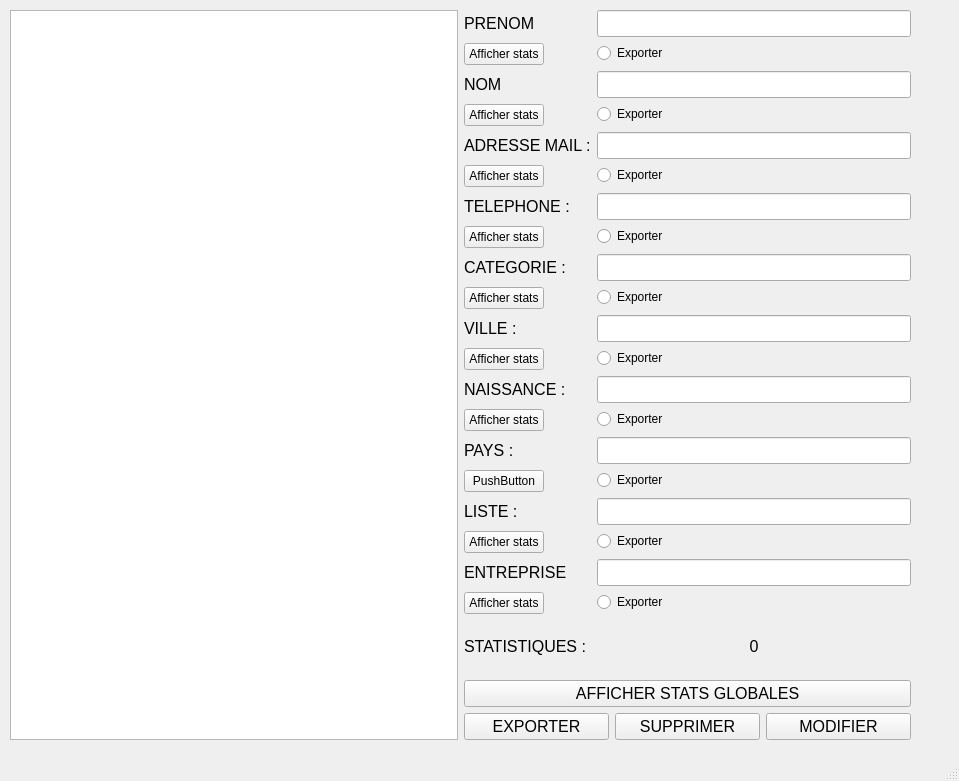
<?xml version="1.0" encoding="UTF-8"?>
<ui version="4.0">
 <class>MainWindow</class>
 <widget class="QMainWindow" name="MainWindow">
  <property name="geometry">
   <rect>
    <x>0</x>
    <y>0</y>
    <width>959</width>
    <height>781</height>
   </rect>
  </property>
  <property name="windowTitle">
   <string>MainWindow</string>
  </property>
  <widget class="QWidget" name="centralwidget">
   <widget class="QWidget" name="horizontalLayoutWidget">
    <property name="geometry">
     <rect>
      <x>10</x>
      <y>10</y>
      <width>901</width>
      <height>730</height>
     </rect>
    </property>
    <layout class="QHBoxLayout" name="horizontalLayout_3">
     <item>
      <widget class="QListView" name="listView"/>
     </item>
     <item>
      <layout class="QVBoxLayout" name="verticalLayout">
       <item>
        <layout class="QFormLayout" name="formLayout_3">
         <item row="0" column="0">
          <widget class="QLabel" name="label">
           <property name="font">
            <font>
             <pointsize>12</pointsize>
            </font>
           </property>
           <property name="text">
            <string>PRENOM</string>
           </property>
          </widget>
         </item>
         <item row="0" column="1">
          <widget class="QLineEdit" name="l_firstname">
           <property name="font">
            <font>
             <pointsize>12</pointsize>
            </font>
           </property>
          </widget>
         </item>
         <item row="1" column="0">
          <widget class="QPushButton" name="pushButton">
           <property name="text">
            <string>Afficher stats</string>
           </property>
          </widget>
         </item>
         <item row="2" column="0">
          <widget class="QLabel" name="label_2">
           <property name="font">
            <font>
             <pointsize>12</pointsize>
            </font>
           </property>
           <property name="text">
            <string>NOM</string>
           </property>
          </widget>
         </item>
         <item row="2" column="1">
          <widget class="QLineEdit" name="l_lastname">
           <property name="font">
            <font>
             <pointsize>12</pointsize>
            </font>
           </property>
          </widget>
         </item>
         <item row="3" column="0">
          <widget class="QPushButton" name="pushButton_2">
           <property name="text">
            <string>Afficher stats</string>
           </property>
          </widget>
         </item>
         <item row="4" column="0">
          <widget class="QLabel" name="label_4">
           <property name="font">
            <font>
             <pointsize>12</pointsize>
            </font>
           </property>
           <property name="text">
            <string>ADRESSE MAIL :</string>
           </property>
          </widget>
         </item>
         <item row="4" column="1">
          <widget class="QLineEdit" name="l_email">
           <property name="font">
            <font>
             <pointsize>12</pointsize>
            </font>
           </property>
          </widget>
         </item>
         <item row="5" column="0">
          <widget class="QPushButton" name="pushButton_3">
           <property name="text">
            <string>Afficher stats</string>
           </property>
          </widget>
         </item>
         <item row="6" column="0">
          <widget class="QLabel" name="label_5">
           <property name="font">
            <font>
             <pointsize>12</pointsize>
            </font>
           </property>
           <property name="text">
            <string>TELEPHONE :</string>
           </property>
          </widget>
         </item>
         <item row="6" column="1">
          <widget class="QLineEdit" name="l_phone">
           <property name="font">
            <font>
             <pointsize>12</pointsize>
            </font>
           </property>
          </widget>
         </item>
         <item row="7" column="0">
          <widget class="QPushButton" name="pushButton_4">
           <property name="text">
            <string>Afficher stats</string>
           </property>
          </widget>
         </item>
         <item row="8" column="0">
          <widget class="QLabel" name="label_6">
           <property name="font">
            <font>
             <pointsize>12</pointsize>
            </font>
           </property>
           <property name="text">
            <string>CATEGORIE :</string>
           </property>
          </widget>
         </item>
         <item row="8" column="1">
          <widget class="QLineEdit" name="l_category">
           <property name="font">
            <font>
             <pointsize>12</pointsize>
            </font>
           </property>
          </widget>
         </item>
         <item row="9" column="0">
          <widget class="QPushButton" name="pushButton_5">
           <property name="text">
            <string>Afficher stats</string>
           </property>
          </widget>
         </item>
         <item row="10" column="0">
          <widget class="QLabel" name="label_7">
           <property name="font">
            <font>
             <pointsize>12</pointsize>
            </font>
           </property>
           <property name="text">
            <string>VILLE :</string>
           </property>
          </widget>
         </item>
         <item row="10" column="1">
          <widget class="QLineEdit" name="l_city">
           <property name="font">
            <font>
             <pointsize>12</pointsize>
            </font>
           </property>
          </widget>
         </item>
         <item row="11" column="0">
          <widget class="QPushButton" name="pushButton_6">
           <property name="text">
            <string>Afficher stats</string>
           </property>
          </widget>
         </item>
         <item row="12" column="0">
          <widget class="QLabel" name="label_8">
           <property name="font">
            <font>
             <pointsize>12</pointsize>
            </font>
           </property>
           <property name="text">
            <string>NAISSANCE :</string>
           </property>
          </widget>
         </item>
         <item row="12" column="1">
          <widget class="QLineEdit" name="l_birthday">
           <property name="font">
            <font>
             <pointsize>12</pointsize>
            </font>
           </property>
          </widget>
         </item>
         <item row="13" column="0">
          <widget class="QPushButton" name="pushButton_7">
           <property name="text">
            <string>Afficher stats</string>
           </property>
          </widget>
         </item>
         <item row="14" column="0">
          <widget class="QLabel" name="l_country">
           <property name="font">
            <font>
             <pointsize>12</pointsize>
            </font>
           </property>
           <property name="text">
            <string>PAYS :</string>
           </property>
          </widget>
         </item>
         <item row="14" column="1">
          <widget class="QLineEdit" name="lineEdit">
           <property name="font">
            <font>
             <pointsize>12</pointsize>
            </font>
           </property>
          </widget>
         </item>
         <item row="15" column="0">
          <widget class="QPushButton" name="pushButton_11">
           <property name="text">
            <string>PushButton</string>
           </property>
          </widget>
         </item>
         <item row="16" column="0">
          <widget class="QLabel" name="label_10">
           <property name="font">
            <font>
             <pointsize>12</pointsize>
            </font>
           </property>
           <property name="text">
            <string>LISTE :</string>
           </property>
          </widget>
         </item>
         <item row="16" column="1">
          <widget class="QLineEdit" name="l_list">
           <property name="font">
            <font>
             <pointsize>12</pointsize>
            </font>
           </property>
          </widget>
         </item>
         <item row="17" column="0">
          <widget class="QPushButton" name="pushButton_8">
           <property name="text">
            <string>Afficher stats</string>
           </property>
          </widget>
         </item>
         <item row="18" column="0">
          <widget class="QLabel" name="label_9">
           <property name="font">
            <font>
             <pointsize>12</pointsize>
            </font>
           </property>
           <property name="text">
            <string>ENTREPRISE</string>
           </property>
          </widget>
         </item>
         <item row="18" column="1">
          <widget class="QLineEdit" name="l_company">
           <property name="font">
            <font>
             <pointsize>12</pointsize>
            </font>
           </property>
          </widget>
         </item>
         <item row="19" column="0">
          <widget class="QPushButton" name="pushButton_9">
           <property name="text">
            <string>Afficher stats</string>
           </property>
          </widget>
         </item>
         <item row="21" column="0">
          <widget class="QLabel" name="label_3">
           <property name="font">
            <font>
             <pointsize>12</pointsize>
            </font>
           </property>
           <property name="text">
            <string>STATISTIQUES :</string>
           </property>
          </widget>
         </item>
         <item row="21" column="1">
          <widget class="QLabel" name="l_stats">
           <property name="font">
            <font>
             <pointsize>12</pointsize>
            </font>
           </property>
           <property name="text">
            <string>0</string>
           </property>
           <property name="alignment">
            <set>Qt::AlignCenter</set>
           </property>
          </widget>
         </item>
         <item row="22" column="1">
          <spacer name="verticalSpacer_2">
           <property name="orientation">
            <enum>Qt::Vertical</enum>
           </property>
           <property name="sizeHint" stdset="0">
            <size>
             <width>20</width>
             <height>40</height>
            </size>
           </property>
          </spacer>
         </item>
         <item row="1" column="1">
          <widget class="QRadioButton" name="r_firstname">
           <property name="text">
            <string>Exporter</string>
           </property>
          </widget>
         </item>
         <item row="3" column="1">
          <widget class="QRadioButton" name="r_lastname">
           <property name="text">
            <string>Exporter</string>
           </property>
          </widget>
         </item>
         <item row="5" column="1">
          <widget class="QRadioButton" name="r_email">
           <property name="text">
            <string>Exporter</string>
           </property>
          </widget>
         </item>
         <item row="7" column="1">
          <widget class="QRadioButton" name="r_phone">
           <property name="text">
            <string>Exporter</string>
           </property>
          </widget>
         </item>
         <item row="9" column="1">
          <widget class="QRadioButton" name="r_category">
           <property name="text">
            <string>Exporter</string>
           </property>
          </widget>
         </item>
         <item row="11" column="1">
          <widget class="QRadioButton" name="r_city">
           <property name="text">
            <string>Exporter</string>
           </property>
          </widget>
         </item>
         <item row="13" column="1">
          <widget class="QRadioButton" name="r_birthday">
           <property name="text">
            <string>Exporter</string>
           </property>
          </widget>
         </item>
         <item row="15" column="1">
          <widget class="QRadioButton" name="r_country">
           <property name="text">
            <string>Exporter</string>
           </property>
          </widget>
         </item>
         <item row="17" column="1">
          <widget class="QRadioButton" name="r_list">
           <property name="text">
            <string>Exporter</string>
           </property>
          </widget>
         </item>
         <item row="19" column="1">
          <widget class="QRadioButton" name="r_company">
           <property name="text">
            <string>Exporter</string>
           </property>
          </widget>
         </item>
         <item row="20" column="1">
          <spacer name="verticalSpacer_3">
           <property name="orientation">
            <enum>Qt::Vertical</enum>
           </property>
           <property name="sizeHint" stdset="0">
            <size>
             <width>20</width>
             <height>40</height>
            </size>
           </property>
          </spacer>
         </item>
        </layout>
       </item>
       <item>
        <spacer name="verticalSpacer">
         <property name="orientation">
          <enum>Qt::Vertical</enum>
         </property>
         <property name="sizeHint" stdset="0">
          <size>
           <width>20</width>
           <height>40</height>
          </size>
         </property>
        </spacer>
       </item>
       <item>
        <widget class="QPushButton" name="pushButton_10">
         <property name="font">
          <font>
           <pointsize>12</pointsize>
          </font>
         </property>
         <property name="text">
          <string>AFFICHER STATS GLOBALES</string>
         </property>
        </widget>
       </item>
       <item>
        <layout class="QHBoxLayout" name="horizontalLayout_5">
         <item>
          <widget class="QPushButton" name="export_button">
           <property name="font">
            <font>
             <pointsize>12</pointsize>
            </font>
           </property>
           <property name="text">
            <string>EXPORTER</string>
           </property>
          </widget>
         </item>
         <item>
          <widget class="QPushButton" name="del_button">
           <property name="font">
            <font>
             <pointsize>12</pointsize>
            </font>
           </property>
           <property name="text">
            <string>SUPPRIMER</string>
           </property>
          </widget>
         </item>
         <item>
          <widget class="QPushButton" name="mod_button">
           <property name="font">
            <font>
             <pointsize>12</pointsize>
            </font>
           </property>
           <property name="text">
            <string>MODIFIER</string>
           </property>
          </widget>
         </item>
        </layout>
       </item>
      </layout>
     </item>
    </layout>
   </widget>
  </widget>
  <widget class="QMenuBar" name="menubar">
   <property name="geometry">
    <rect>
     <x>0</x>
     <y>0</y>
     <width>959</width>
     <height>20</height>
    </rect>
   </property>
  </widget>
  <widget class="QStatusBar" name="statusbar"/>
 </widget>
 <resources/>
 <connections/>
</ui>
